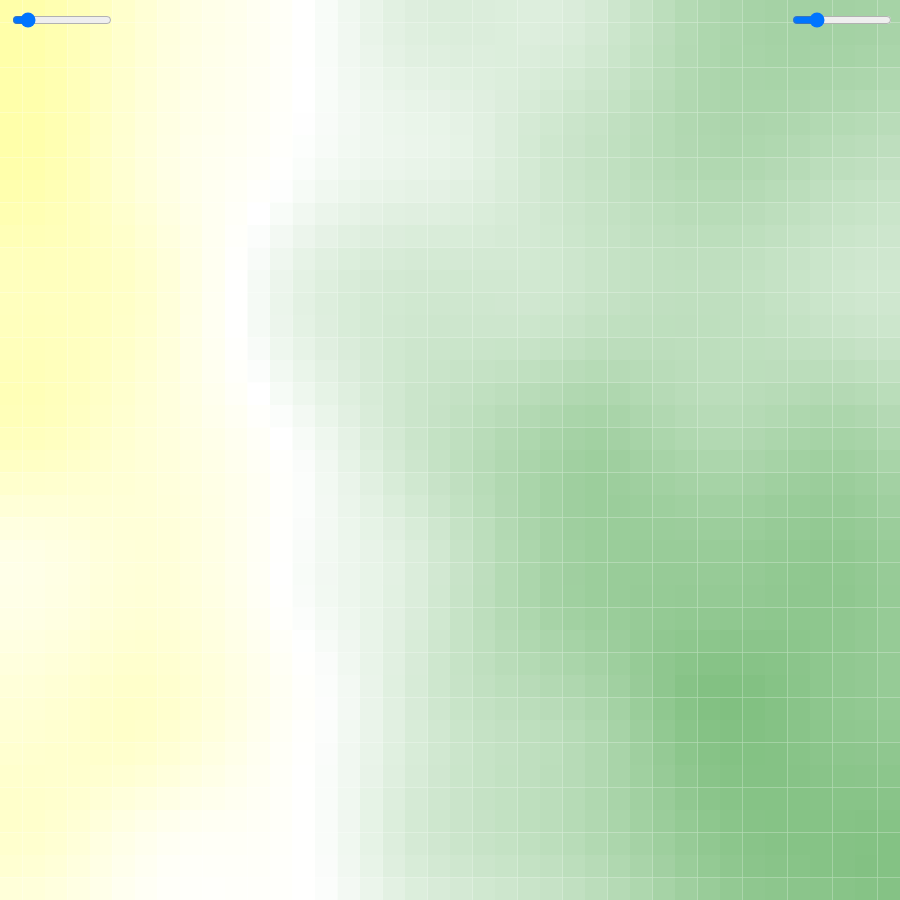
Frame 1 (no input)
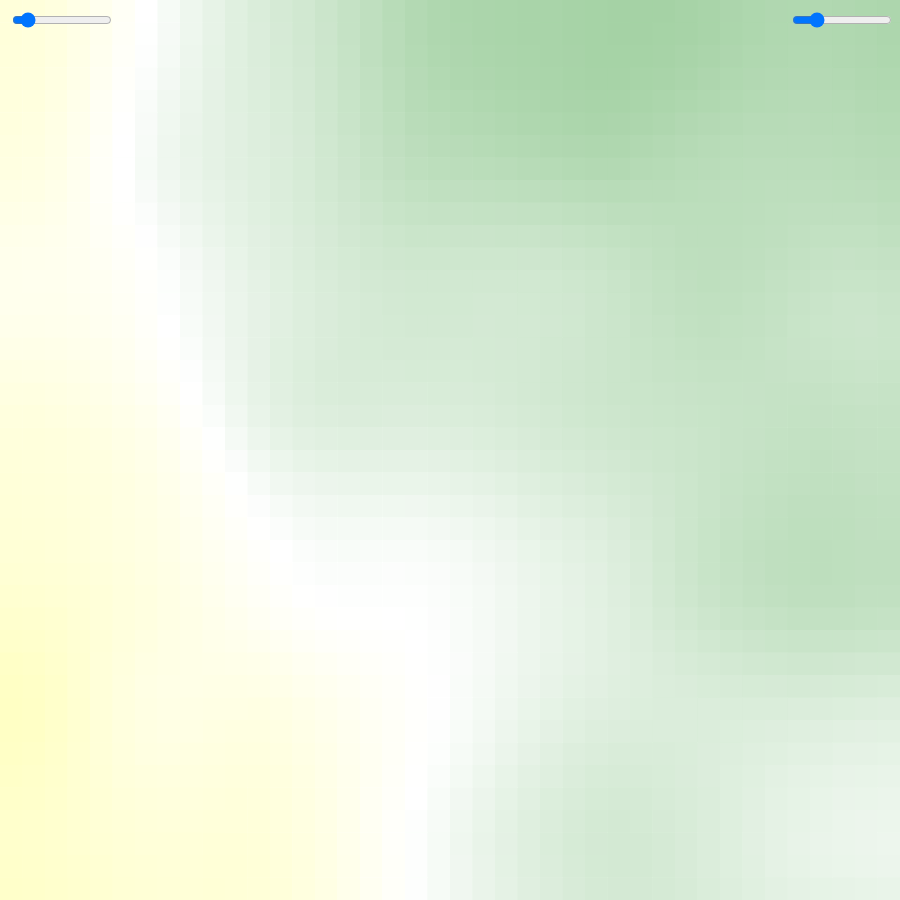
Frame 60 (no input)
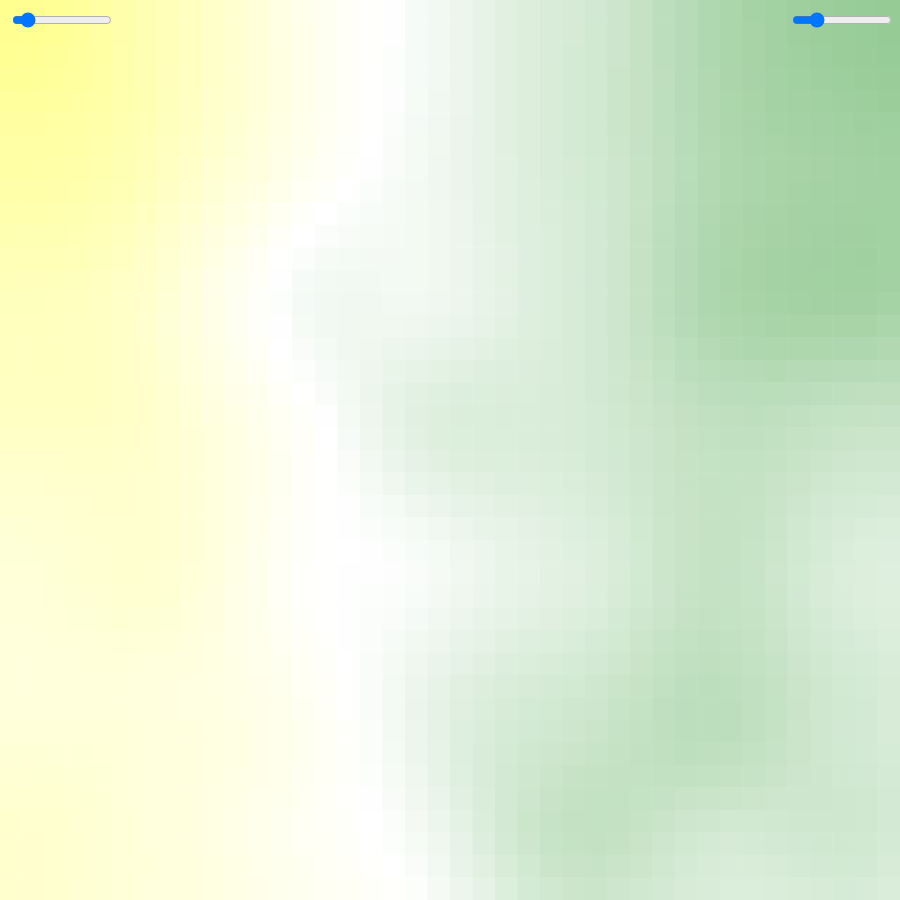
Frame 120 (the mouse pressed at the canvas centre since frame 60)

The p5.js sketch that drew these frames (run headless with seeded random() and noise() and a simulated clock; from frame 60 on, the mouse is pressed at the canvas centre):

// p5.js sketch
// ── sketch.js
let noiseZ = 0;

let use_relative_noise = false;

let step_slider;
let time_step_slider;
// ".005 - 0.03 works best"
let step = 0.02;
let time_step = 0.02;

const canvas_size = 900
const mesh_size = 40
let square_size = canvas_size / mesh_size

function setup() {
    createCanvas(canvas_size, canvas_size)
    noFill()
    noStroke()

    step_slider = createSlider(0, 0.2, step, 0);
    step_slider.position(10, 10);
    step_slider.style('width', '100px');

    time_step_slider = createSlider(0, 0.1, time_step, 0);
    time_step_slider.position(width - 110, 10);
    time_step_slider.style('width', '100px');
}

function draw() {

    step = step_slider.value()
    noiseZ += time_step_slider.value()

    let max_noise = 0;
    let min_noise = 1;

    if (use_relative_noise) {
        for (let i = 0; i < mesh_size; i++) {
            for (let j = 0; j < mesh_size; j++) {
                max_noise = max(timeNoise(i, j), max_noise)
                min_noise = min(timeNoise(i, j), min_noise)
            }
        }
    }
    for (let i = 0; i < mesh_size; i++) {
        for (let j = 0; j < mesh_size; j++) {
            let rel_noise = map(timeNoise(i, j), min_noise, max_noise, 0, 1)
            fill(rel_noise < 0.5 ? lerpColor(color("yellow"), color("white"), 2 * rel_noise) : lerpColor(color("white"), color("green"), 2*(rel_noise - .5)))
            square(square_size * i, square_size * j, square_size)

        }
    }

}

function timeNoise(x, y) {
    return noise(x * step, y * step, noiseZ)
}
